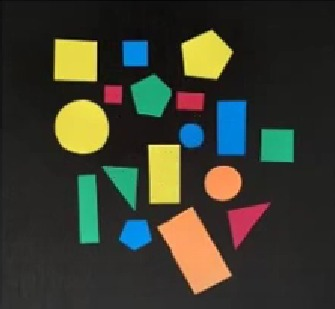
#> input picture bentuk.jpeg, 335 x 309 px
$ python deteksi_tepi.py --image bentuk.jpeg
#> lines starting #> are read from the running program, lines starting #| are printed output that depends on the picture; after the words box and inside, x2 and y2 are one past the last pixel; in counts of white or black regions, pixels touching at a corner belong together
# FAAZA NAIMA 41520120010
# Deteksi Tepi Geometri Sederhana
from matplotlib import pyplot as plt
import argparse
import imutils
import cv2

# Argumen
ap = argparse.ArgumentParser()
ap.add_argument("-i", "--image", required=True,
    help= "path to the input image")

args = vars(ap.parse_args())

# load image, konversi ke grayscale -> blur -> threshold untuk mendapatkan citra biner

image = cv2.imread(args["image"])
#> image is the input picture: shape (309, 335, 3); mean B, G, R 47.6, 60.2, 58.5
gray = cv2.cvtColor(image, cv2.COLOR_BGR2GRAY)
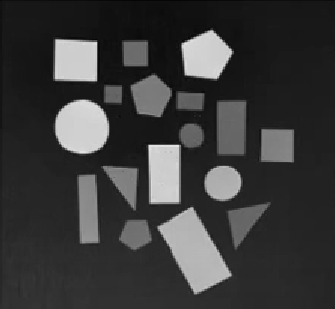
#> gray: shape (309, 335); min 2, max 230, mean 58.3
blurred = cv2.GaussianBlur(gray, (5,5), 0)
thres = cv2.threshold(blurred, 60, 255, cv2.THRESH_BINARY)[1]
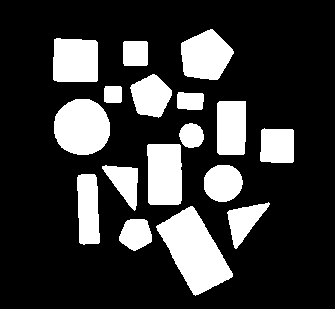
#> thres: shape (309, 335); 22.2% white; 17 white regions

# Proses menemukan kontur di threshold image
cnts = cv2.findContours(thres.copy(), cv2.RETR_EXTERNAL, cv2.CHAIN_APPROX_SIMPLE)
#> cnts = 17 contours; largest, box (x1, y1, x2, y2) and area: (156, 206, 233, 296) 3474, (54, 99, 110, 155) 2442, (147, 144, 182, 205) 1962, (181, 29, 234, 80) 1874, (53, 38, 98, 82) 1814

cnts = imutils.grab_contours(cnts)

# Proses pengulangan di variabel kontur (cnts)

for c in cnts:
    if cv2.contourArea(c)>2:
        M = cv2.moments(c)
        cX = int(M["m10"]/M["m00"])
        cY = int(M["m01"]/M["m00"])

# Menggambar kontur dan titik tengah dari bentuk pada gambar
        cv2.drawContours(image, [c], -1, (0, 255, 0), 2)
        cv2.circle(image, (cX, cY), 7, (255,255,255), -1)
        cv2.putText(image, "center", (cX - 20, cY - 20),
            cv2.FONT_HERSHEY_SIMPLEX, 0.5, (255,255,255),2)
#> this loop made 17 passes
#> (cX, cY) on passes 1 to 12: (135, 233), (194, 250), (243, 220), (87, 208), (222, 182), (124, 181), (164, 173), (276, 145), (191, 135), (230, 127), (81, 126), (189, 100)
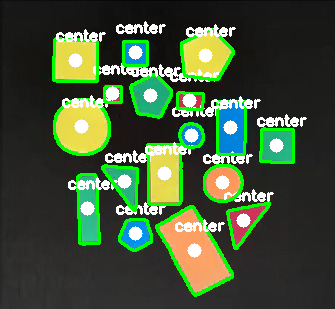
#> image: shape (309, 335, 3); 14.26% of pixels changed, all inside (x1, y1, x2, y2) = (52, 21, 307, 297)

plt.subplot(1,2,1), plt.imshow(thres, cmap='gray')
plt.title('Binary Image'), plt.xticks([]), plt.yticks([])

plt.subplot(1,2,2), plt.imshow(image, cmap='gray')
plt.title('Gambar'), plt.xticks([]), plt.yticks([])

plt.show()
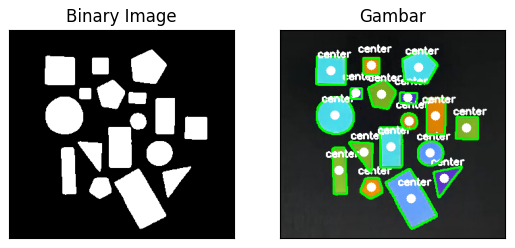
#> figure drawn by matplotlib, 2 panels; B, G, R data is drawn as R, G, B

# [4 lines of commented-out code are left out]
